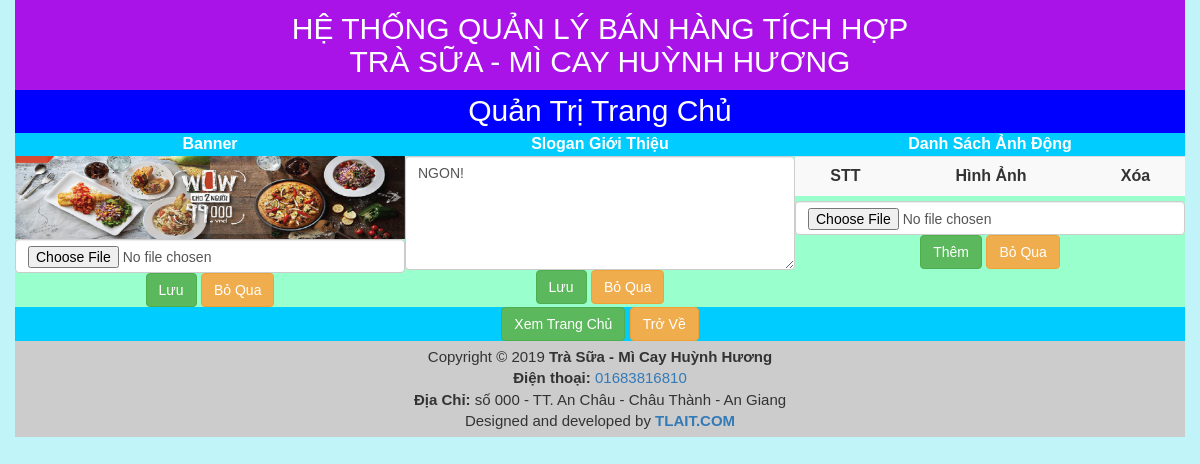
/index_manage.php (signed in), run on the app's committed database.
### tables this page shows
CREATE TABLE `user` (
  `user_id` int(11) NOT NULL,
  `user_name` varchar(45) NOT NULL,
  `user_password` varchar(45) NOT NULL,
  `user_loai` int(11) NOT NULL,
  `user_ngaykichhoat` date NOT NULL,
  `user_permissmenu` int(1) NOT NULL,
  `user_permissoder` int(1) NOT NULL,
  `user_permissthongke` int(1) NOT NULL,
  `user_permisskhuyenmai` int(1) NOT NULL,
  `user_permissnhanvien` int(1) NOT NULL,
  `user_permissuser` int(1) NOT NULL,
  `user_permisschiphi` int(1) NOT NULL,
  `user_permisstrangchu` int(1) NOT NULL,
  `user_permisstuyendung` int(1) NOT NULL
);

CREATE TABLE `indexslogan` (
  `indexslogan_id` int(11) NOT NULL,
  `indexslogan_banner` varchar(100) NOT NULL,
  `indexslogan_slogan` mediumtext NOT NULL
);

### index_manage.php (the view, shortened to what this page needs)
<?php
if(!isset($_SESSION["user_id"])) {
	echo '<script>alert("Vui lòng đăng nhập để tiếp tục!");</script>';
	echo '<meta http-equiv="refresh" content="0;URL=login.php" />';
}else {
	include_once('connect.php');
	$Result_permiss = mysqli_query($Conn,"SELECT user_permisstrangchu  FROM user WHERE user_id=".$_SESSION["user_id"]) or die(mysqli_connect_error($Conn));
	$Row_permiss=mysqli_fetch_array($Result_permiss,MYSQLI_ASSOC);
	if($Row_permiss['user_permisstrangchu']==0){
		echo '<script>alert("Bạn không có quyền truy cập trang này.\nVui lòng quay lại!");</script>';
		echo '<meta http-equiv="refresh" content="0;URL=htql.php" />';
	}else if($Row_permiss['user_permisstrangchu']==1){
?>
<!DOCTYPE html >
<head>
 	<link rel="stylesheet" href="https://maxcdn.bootstrapcdn.com/bootstrap/3.3.7/css/bootstrap.min.css">
 <link rel="stylesheet" type="text/css" href="style.css" />
</head>
<body class="body">
	<div class="container">
    <div class="row content_index_manage">
      <div class="col-lg-12 title">Quản Trị Trang Chủ</div>
      <div class="col-lg-4">
       	<div class="row title_lv2">Banner</div>
        <?php
			$result = mysqli_query($Conn, "SELECT * FROM indexslogan");
			while($row=mysqli_fetch_array($result, MYSQLI_ASSOC))
			{
		?>
          <div class="row"><a href="index_img/<?php echo $row['indexslogan_banner'] ?>" target="_blank"><img src="index_img/<?php echo $row['indexslogan_banner'] ?>" class="img-responsive" /></a></div>
          <div class="row text-center">
          	<form action="" method="post" enctype="multipart/form-data" id="formBanner">
          		<input name="fileBanner" type="file" required id="fileBanner" class="form-control" />
              <input name="btnBanner" class="btn btn-success" type="submit" id="btnBanner" value="Lưu" />
              <input name="btnReset" class="btn btn-warning" type="reset" id="btnReset" value="Bỏ Qua" />
          	</form>
        </div>
      </div>
      <div class="col-lg-4">
        <div class="row title_lv2">Slogan Giới Thiệu</div>
        <div class="row text-center">
          <form action="" method="post" enctype="multipart/form-data" id="formSlogan">
            <textarea name="txtSlogan" class="form-control" cols="" rows="5" id="txtSlogan"><?php echo $row['indexslogan_slogan']
 ?></textarea>
            <input name="btnLuu" class="btn btn-success" type="submit" id="btnLuu" value="Lưu" />
            <input name="btnReset" class="btn btn-warning" type="reset" id="btnReset" value="Bỏ Qua" />
          </form>
        </div>
        <?php } ?>
      </div>
      <div class="col-lg-4 slide_show">
        <div class="row title_lv2">Danh Sách Ảnh Động</div>
        <div class="row">
        	<table width="100%" class="table table-striped" id="margin-bottom_5">
            <tr>
              <td align="center"><strong>STT</strong></td>
              <td align="center"><strong>Hình Ảnh</strong></td>
              <td align="center"><strong>Xóa</strong></td>
            </tr>
          </table>
        </div>
        <div class="row text-center">
          <form action="" method="post" enctype="multipart/form-data" id="formSlide">
            <input name="fileSlide" type="file" id="fileSlie" class="form-control" />
            <input name="btnSlide" class="btn btn-success" type="submit" id="btnSlide" value="Thêm" />
            <input name="btnReset" class="btn btn-warning" type="reset" id="btnReset" value="Bỏ Qua" />
          </form>
        </div>
      </div>
      <div class="col-lg-12 title_lv2">
      	<input name="btnIndex" class="btn btn-success" type="button" id="btnIndex" value="Xem Trang Chủ" onclick="window.open('index.php')" />
        <input name="btnExit" class="btn btn-warning" type="button" id="btnExit" value="Trở Về" onclick="window.location='htql.php'" />
      </div>
    </div>
  </div>
</body>
</html>
<?php }}?>

### style.css (style rules this page uses)
#margin-bottom_5 { margin-bottom:5px; }
.body { background:#C0F4F8; font-family:Verdana, Geneva, sans-serif; font-size:16px; }
.footer { margin-top:0px; background:#CCC; padding:5px; text-align:center; font-size:2vw; }
@media screen and (min-width: 1024px) { .footer { font-size:1.25vw; } }
.banner_htql { background-color:#a90fe8fa; color:#FFF; text-align:center; padding-top:1vw; padding-bottom:1vw; }
.banner_htql h4 { margin-top:0px; margin-bottom:0px; font-size:2.5vw; }
.content_login, .content_htql, .content_menu, .content_order, .content_statistical, .content_bill, .content_promotion, .content_employees, .content_user, .content_spending, .content_index_manage, .content_recruitment { background:#9FC; }
.content_login .title, .content_menu .title, .content_statistical .title, .content_bill .title, .content_promotion .title, .content_employees .title, .content_user .title, .content_spending .title, .content_index_manage .title, .content_recruitment .title { background:#00F; color:#FFF; font-size:2.5vw; text-align:center; }
.content_menu .title_lv2, .content_statistical .title_lv2, .content_promotion .title_lv2, .content_user .title_lv2, .content_spending .title_lv2, .content_index_manage .title_lv2, .content_recruitment .title_lv2 { background:#0CF; color:#FFF; font-weight:bold; text-align:center; }
.content_index_manage .slide_show td { vertical-align:middle; }

### data on the page
user: user_permisstrangchu "HỆ THỐNG QUẢN LÝ BÁN HÀNG TÍCH HỢP TRÀ SỮA - MÌ CAY HUỲNH HƯƠNG Copyright © 2019 Trà Sữa - Mì Cay Huỳnh Hương Điện thoại: 01683816810 Địa Chỉ: số 000 - TT. An Châu - Châu Thành - An Giang Designed and developed by TLAIT.COM"
indexslogan: indexslogan_banner (picture), txtSlogan "NGON!"
